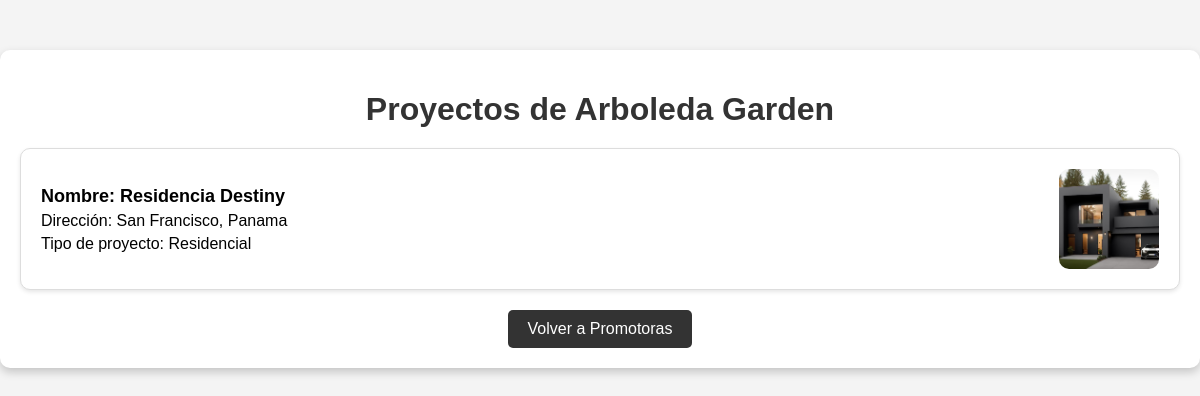
Page /PROYECTO/Promproyectos.php?id_promotora=1 (signed in) on the committed database.
### tables this page shows
CREATE TABLE `promotora` (
  `ID_PROMOTORA` int(11) NOT NULL,
  `NOMBRE_P` varchar(100) DEFAULT NULL,
  `DIRECCION` varchar(100) DEFAULT NULL,
  `TELEFONO` varchar(15) DEFAULT NULL,
  `TIPO_PROYECTO` varchar(50) DEFAULT NULL,
  `IMAGEN` varchar(255) DEFAULT NULL
);

CREATE TABLE `proyectos` (
  `NOMBRE_PROYECTO` varchar(100) NOT NULL,
  `ID_PROMOTORA` int(11) DEFAULT NULL,
  `UBICACION` varchar(50) NOT NULL,
  `METROS CUADRADOS` int(5) NOT NULL,
  `TIPO PROYECTO` varchar(50) NOT NULL,
  `PISOS` int(2) NOT NULL,
  `CUARTOS` int(2) NOT NULL,
  `BAÑOS` int(2) NOT NULL,
  `PRECIO DE VENTA` int(9) NOT NULL,
  `DESCRIPCION` text DEFAULT NULL,
  `IMAGEN` varchar(255) DEFAULT NULL
);

### PROYECTO/Promproyectos.php (the view, shortened to what this page needs)
<?php
include 'conexion.php';
$id_promotora = $conn->real_escape_string($_GET['id_promotora']);
$sql_promotora = "SELECT * FROM PROMOTORA WHERE ID_PROMOTORA = '$id_promotora'";
$result_promotora = $conn->query($sql_promotora);
$promotora = $result_promotora->fetch_assoc();
$sql_proyectos = "SELECT NOMBRE_PROYECTO, UBICACION, `TIPO PROYECTO`, IMAGEN FROM PROYECTOS WHERE ID_PROMOTORA = '$id_promotora'";
$result_proyectos = $conn->query($sql_proyectos);
?>
<!DOCTYPE html>
<html lang="es">
<head>
</head>
<body>
    <div class="container">
        <h1>Proyectos de <?php echo htmlspecialchars($promotora['NOMBRE_P']); ?></h1>
        <div class="proyectos-grid">
            <?php while ($row = $result_proyectos->fetch_assoc()) : ?>
                <div class="proyecto-card">
                    <div class="proyecto-details">
                        <p class="proyecto-name">Nombre: <?php echo htmlspecialchars($row['NOMBRE_PROYECTO']); ?></p>
                        <p>Dirección: <?php echo htmlspecialchars($row['UBICACION']); ?></p>
                        <p>Tipo de proyecto: <?php echo htmlspecialchars($row['TIPO PROYECTO']); ?></p>
                    </div>
                    <img src="images/PROYECTOS/<?php echo htmlspecialchars($row['IMAGEN']); ?>" alt="Imagen de <?php echo htmlspecialchars($row['NOMBRE_PROYECTO']); ?>" class="proyecto-logo">
                </div>
            <?php endwhile; ?>
        </div>
        <a href="promotoras.php" class="back-link">Volver a Promotoras</a>
    </div>
</body>
</html>

### PROYECTO/Promproyectos.php (style rules this page uses)
body { font-family: Arial, sans-serif; margin: 0; padding: 0; background-color: #f4f4f4; }
.container { max-width: 1200px; margin: 50px auto; padding: 20px; background: #fff; border-radius: 10px; box-shadow: 0 4px 10px rgba(0, 0, 0, 0.2); }
h1 { text-align: center; margin-bottom: 20px; color: #333; }
.proyectos-grid { display: grid; grid-template-columns: repeat(auto-fit, minmax(300px, 1fr)); gap: 20px; }
.proyecto-card { display: flex; justify-content: space-between; align-items: center; background-color: #fff; border: 1px solid #ddd; border-radius: 10px; padding: 20px; box-shadow: 0 2px 4px rgba(0, 0, 0, 0.1); transition: transform 0.2s ease-in-out; }
.proyecto-logo { width: 100px; height: 100px; object-fit: cover; border-radius: 10px; }
.proyecto-details { flex-grow: 1; margin-right: 20px; }
.proyecto-name { font-size: 18px; font-weight: bold; margin-bottom: 5px; }
.proyecto-details p { margin: 5px 0; }
.back-link { display: block; margin-top: 20px; padding: 10px 20px; background-color: #333; color: white; text-decoration: none; text-align: center; border-radius: 5px; font-size: 16px; width: fit-content; margin-left: auto; margin-right: auto; }

### rows in the picture
promotora: NOMBRE_P "Arboleda Garden"
proyectos: NOMBRE_PROYECTO "Residencia Destiny", UBICACION "San Francisco, Panama", TIPO PROYECTO "Residencial", IMAGEN (picture)
